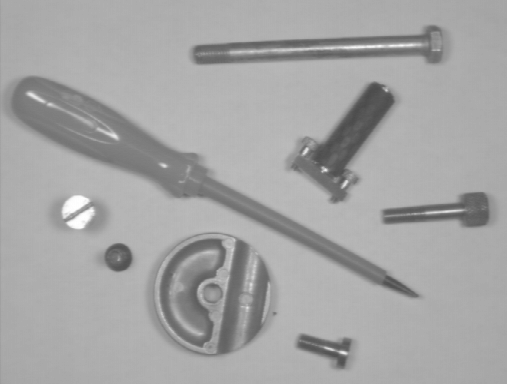
%> input picture scr1.gif, 507 x 384 px
$ octave TerceraClase2.m   (GNU Octave 9; MATLAB toolbox functions it lacks are replaced by stand-ins)
%> lines starting %> are read from the running program, lines starting %| are printed output that depends on the picture
clc
close all
clear

imagen1 = imread('scr1.gif');
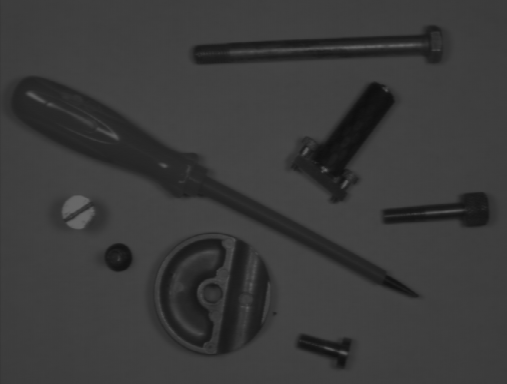
%> imagen1: size 384x507 uint8; min 14, max 104, mean 58.7
imagen2 = imread('scr2.gif');
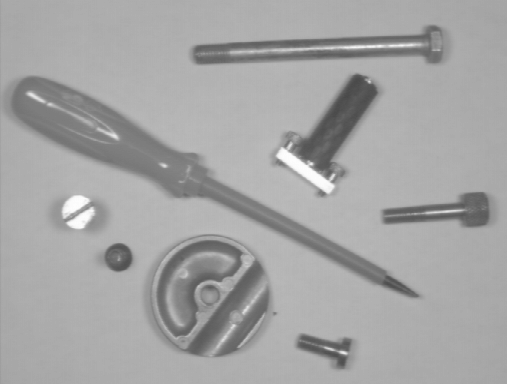
%> input picture scr2.gif, 507 x 384 px
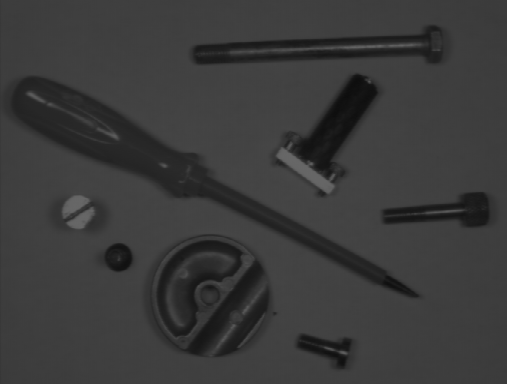
%> imagen2: size 384x507 uint8; min 13, max 103, mean 58.6
% imagen1 = rgb2gray(imagen1);
% imagen2 = rgb2gray(imagen2);

[nFilas1,nCols1] = size(imagen1);
%> nFilas1 = 384; nCols1 = 507
[nFilas2,nCols2] = size(imagen2);
%> nFilas2 = 384; nCols2 = 507
    if nFilas1 < nFilas2 && nCols1 < nCols2
         imagen2 = imagen2(1:nFilas1,1:nCols1);
    else
        imagen1 = imagen1(1:nFilas2,1:nCols2);
    end


    resta=imagen1 - imagen2;
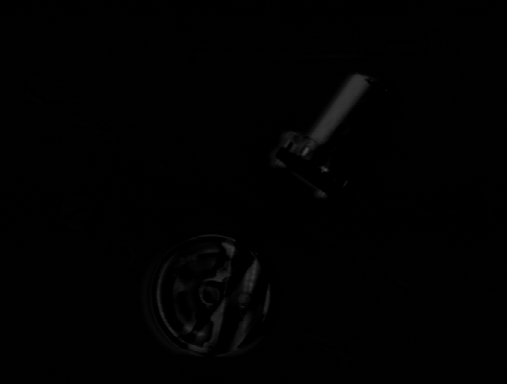
%> resta: size 384x507 uint8; min 0, max 68, mean 1.2
        suma = imagen1 + imagen2;
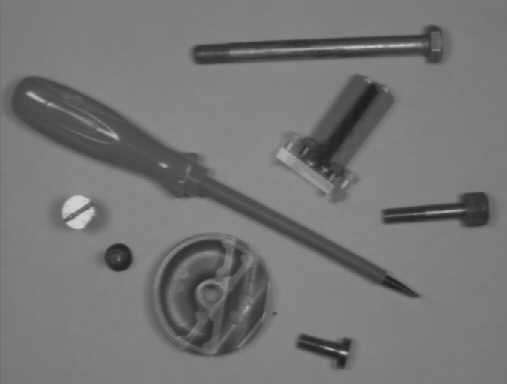
%> suma: size 384x507 uint8; min 29, max 207, mean 117.4
        k = 0.2;
        sumaP = k*imagen1 + ((1 - k)*imagen2);

        %figure,colormap('gray'),imagesc(sumaP);
        figure,colormap('gray'),imagesc(resta);
